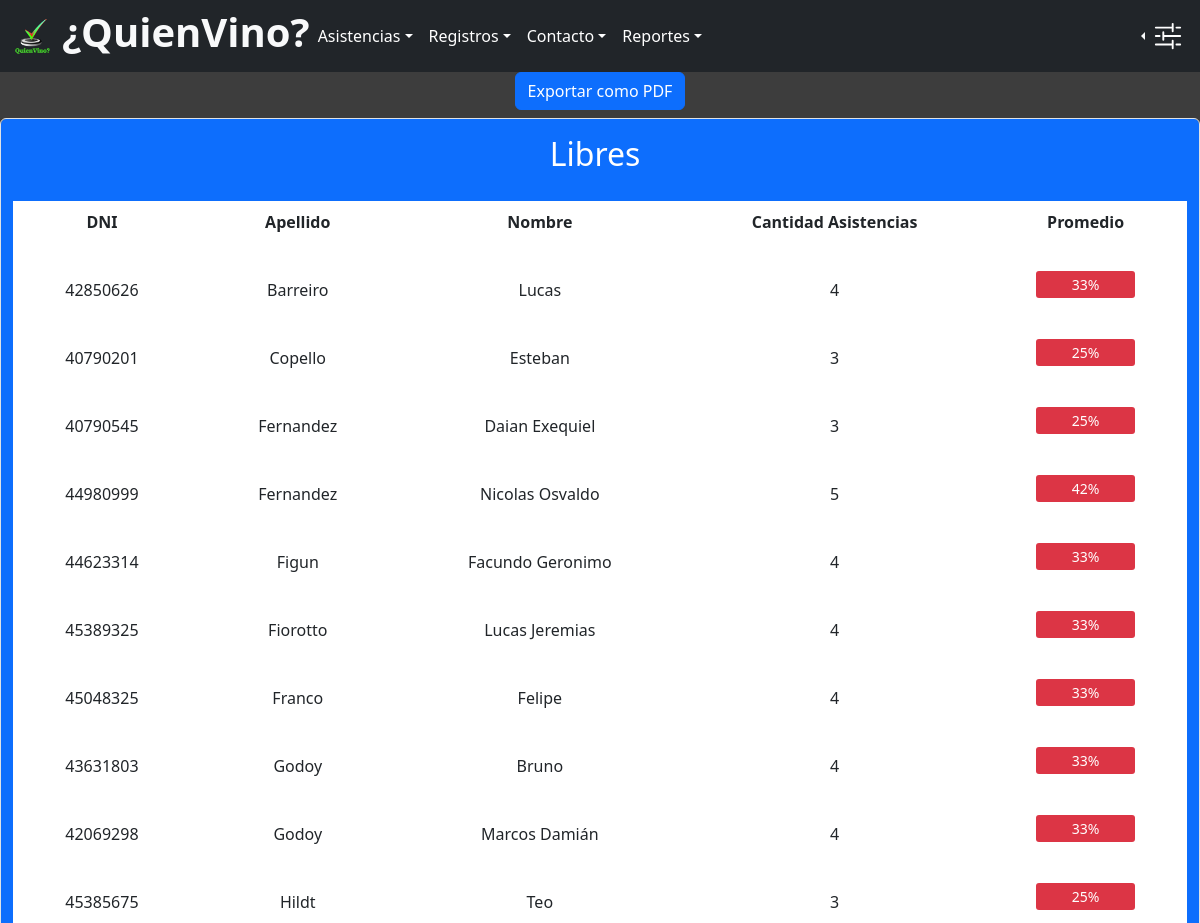
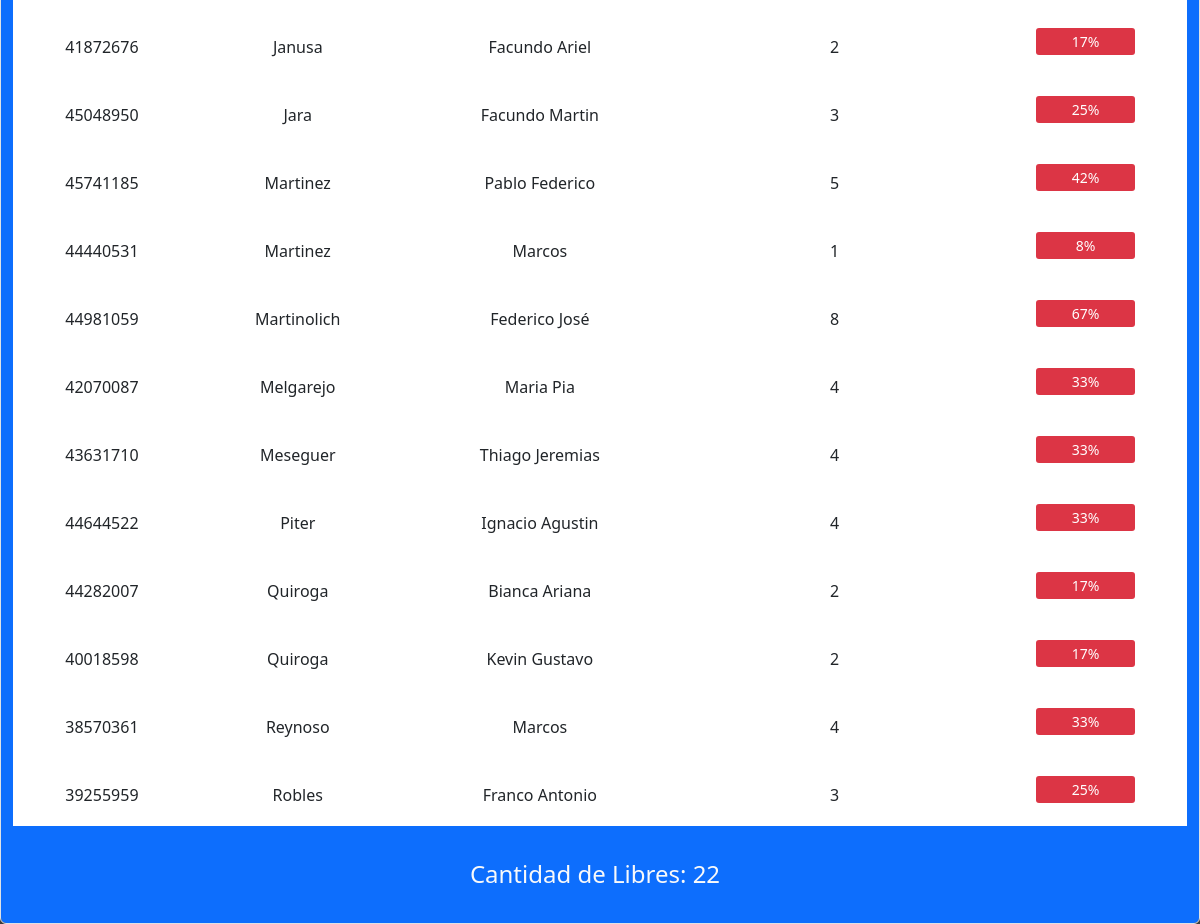
The app's page /Reportes/libres.php with its own data (2 pictures, top to bottom).
### tables this page shows
CREATE TABLE IF NOT EXISTS `alumno` (
  `dni` bigint NOT NULL,
  `nombre` varchar(50) NOT NULL,
  `apellido` varchar(50) NOT NULL,
  `fecha_nacimiento` date NOT NULL,
  PRIMARY KEY (`dni`) USING BTREE
);

### BD/conn.php (called while the page is built, shortened)
<?php
class Conexion
{
  private $host = "localhost";
  private $contrasena = "";
  private $bd = "sistemaasistencia";
  private $usuario = "root";
  private $conn;
  public  function __construct()
  {
    $this->conn = new mysqli($this->host, $this->usuario, $this->contrasena, $this->bd);
  }
  public function ejecutar($consulta)
  {
    return $this->conn->query($consulta);
  }
}
?>

### Clases/Alumno.php (called while the page is built, shortened)
<?php
class Alumno extends Persona
{
  public static function contarAsistencias()
  {
    $contarQuery = ("SELECT al.dni, al.nombre, al.apellido, COUNT(*) AS Asistencias FROM (asistencia AS a INNER JOIN alumno AS al ON al.dni=a.dni) GROUP BY  al.dni, al.nombre, al.apellido ORDER BY al.apellido ASC");
    return $contarQuery;
  }
  public static function traerParametroAsistencias()
  {
    $diasQuery = ("SELECT dias_clases from parametros");
    return $diasQuery;
  }
}
?>

### Clases/Parametro.php (called while the page is built, shortened)
<?php
Class Parametro{
  public static function traerParametros(){
    $queryParametros = ("SELECT * FROM parametros");
    return $queryParametros;
  }
}
?>

### Reportes/libres.php (the view, shortened to what this page needs)
<?php
require("../BD/conn.php");
require("../Clases/Alumno.php");
require("../Clases/Parametro.php");
?>
<!DOCTYPE html>
<html lang="en">
<head>
  <link rel="stylesheet" href="../Resources/css/bootstrap.min.css" />
  <link rel="stylesheet" href="../styletabla.css">
  <link rel="stylesheet" href="../Resources/css/sweetalert2.min.css" />
</head>
<body>
  <nav class="navbar navbar-expand-sm bg-dark navbar-dark">
    <div class="container-fluid">
      <a href=".././index.php">
        <div class="redondo">
          <img src="../Multimedia/logo2.png" class="logo">
        </div>
      </a>
      <div class="d-flex justify-content-end">
        <h1 class="text-light"><b>¿QuienVino?</b></h1>
      </div>
      <div class="collapse navbar-collapse" id="collapsibleNavbar">
        <ul class="navbar-nav">
          <li class="nav-item dropdown">
            <a class="nav-link dropdown-toggle" href="#" role="button" data-bs-toggle="dropdown">Asistencias</a>
          </li>
          <li class="nav-item dropdown">
            <a class="nav-link dropdown-toggle" href="#" role="button" data-bs-toggle="dropdown">Registros</a>
          </li>
          <li class="nav-item dropdown">
            <a class="nav-link dropdown-toggle" href="#" role="button" data-bs-toggle="dropdown">Contacto</a>
          </li>
          <li class="nav-item dropdown">
            <a class="nav-link dropdown-toggle" href="#" role="button" data-bs-toggle="dropdown">Reportes</a>
          </li>
        </ul>
      </div>
      <div class="nav-item dropstart">
        <a class="nav-link dropdown-toggle text-light" href="#" role="button" data-bs-toggle="dropdown"
          aria-expanded="false">
          <img src="../Multimedia/sliders2.svg" alt="" class="img-fluid config" style="margin-right: 5px;">
        </a>
      </div>
    </div>
  </nav>
  <div class="container text-center mb-2">
    <button class="btn btn-primary" id="pdfout">Exportar como PDF</button>
  </div>
  <div class="bg-primary text-light rounded border text-center form-control" id="maintable">
    <div class="d-flex justify-content-center">
      <table class="text-center" style="background-color: white; width: 100%;">
        <thead>
          <tr>
            <th colspan="5" class="bg-primary text-white">
              <h2>Libres</h2>
            </th>
          </tr>
          <tr>
            <th scope="col">DNI</th>
            <th scope="col">Apellido</th>
            <th scope="col">Nombre</th>
            <th scope="col">Cantidad Asistencias</th>
            <th scope="col">Promedio</th>
          </tr>
        </thead>
        <tbody id="tableInfo">
          <?php
          $conectarDB = new Conexion();
          $consulta = Alumno::contarAsistencias();
          $traerDatos = $conectarDB->ejecutar($consulta);
          $resultado = $traerDatos->fetch_all();
          if ($resultado <> NULL) {
            $libre = 0;
            foreach ($resultado as $eachResult => $value) {
              $asistencia = $value[3];
              $traerDias = Alumno::traerParametroAsistencias();
              $ejecutar = $conectarDB->ejecutar($traerDias);
              $dias_de_clase = $ejecutar->fetch_all();
              $traerParametros = Parametro::traerParametros();
              $ejecutar = $conectarDB->ejecutar($traerParametros);
              $listadoParametros = $ejecutar->fetch_all();
              if ($listadoParametros <> NULL) {
                $dia = intval($dias_de_clase[0][0]);
                $promedioAlumno = round($asistencia * 100 / $dia);
                if ($promedioAlumno < $listadoParametros[0][2]) {
                  $libre = $libre += 1;
                  ?>
                  <tr>
                    <td>
                      <div class="mt-3">
                        <?php echo ($value[0]); ?>
                      </div>
                    </td>
                    <td>
                      <div class="mt-3">
                        <?php echo ($value[2]); ?>
                      </div>
                    </td>
                    <td>
                      <div class="mt-3">
                        <?php echo ($value[1]); ?>
                      </div>
                    </td>
                    <td>
                      <div class="mt-3">
                        <?php echo ($value[3]); ?>
                      </div>
                    </td>
                    <td>
                      <?php
                      if ($promedioAlumno < $listadoParametros[0][2]) {
                        echo "<div class='divL mt-1'>$promedioAlumno% </div>";
                      }
                }
                ?>
                  </td>
                </tr>
                <?php
              }
            }
            ?>
        <tr>
          <th colspan="5" class="bg-primary text-light">
            <h4 class="mt-4">Cantidad de Libres:
              <?php echo ($libre); ?>
            </h4>
          </th>
        </tr>
        <?php
          }
          ?>
  </tbody>
  </table>
  </div>
  </div>
</body>
</html>

### styletabla.css (style rules this page uses)
th, td { padding-top: 10px; padding-bottom: 20px; padding-left: 30px; padding-right: 40px; }
body { background-color: rgb(61, 61, 61); }
.redondo { width: 45px; height: 45px; margin-right: 5px; }
.logo { height: 35px; width: 35px; margin-top: 5px; margin-left: 3px; }
a:link, a:visited, a:active { text-decoration: none; color: white; }
.config { width: 30px; height: 30px; }
.config { filter: invert(100%) url(#color-filter); }
.divL { width: 80%; padding-top: 4px; padding-bottom: 4px; border-radius: 3px; color: white; font-size: 14px; background-color: #dc3545; display: flex; justify-content: center; align-items: center; margin: 0 auto;; }

### records on screen
alumno: dni "42850626", apellido "Barreiro", nombre "Lucas", value "4", promedioAlumno "33"
alumno: dni "40790201", apellido "Copello", nombre "Esteban", value "3", promedioAlumno "25"
alumno: dni "40790545", apellido "Fernandez", nombre "Daian Exequiel", value "3", promedioAlumno "25"
alumno: dni "44980999", apellido "Fernandez", nombre "Nicolas Osvaldo", value "5", promedioAlumno "42"
alumno: dni "44623314", apellido "Figun", nombre "Facundo Geronimo", value "4", promedioAlumno "33"
alumno: dni "45389325", apellido "Fiorotto", nombre "Lucas Jeremias", value "4", promedioAlumno "33"
alumno: dni "45048325", apellido "Franco", nombre "Felipe", value "4", promedioAlumno "33"
alumno: dni "43631803", apellido "Godoy", nombre "Bruno", value "4", promedioAlumno "33"
alumno: dni "42069298", apellido "Godoy", nombre "Marcos Damián", value "4", promedioAlumno "33"
alumno: dni "45385675", apellido "Hildt", nombre "Teo", value "3", promedioAlumno "25"
alumno: dni "41872676", apellido "Janusa", nombre "Facundo Ariel", value "2", promedioAlumno "17"
alumno: dni "45048950", apellido "Jara", nombre "Facundo Martin", value "3", promedioAlumno "25"
alumno: dni "45741185", apellido "Martinez", nombre "Pablo Federico", value "5", promedioAlumno "42"
alumno: dni "44440531", apellido "Martinez", nombre "Marcos", value "1", promedioAlumno "8"
alumno: dni "44981059", apellido "Martinolich", nombre "Federico José", value "8", promedioAlumno "67"
alumno: dni "42070087", apellido "Melgarejo", nombre "Maria Pia", value "4", promedioAlumno "33"
alumno: dni "43631710", apellido "Meseguer", nombre "Thiago Jeremias", value "4", promedioAlumno "33"
alumno: dni "44644522", apellido "Piter", nombre "Ignacio Agustin", value "4", promedioAlumno "33"
alumno: dni "44282007", apellido "Quiroga", nombre "Bianca Ariana", value "2", promedioAlumno "17"
alumno: dni "40018598", apellido "Quiroga", nombre "Kevin Gustavo", value "2", promedioAlumno "17"
alumno: dni "38570361", apellido "Reynoso", nombre "Marcos", value "4", promedioAlumno "33"
alumno: dni "39255959", apellido "Robles", nombre "Franco Antonio", value "3", promedioAlumno "25"

### other values on screen
$libre "22"
